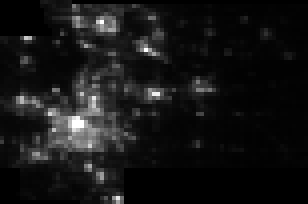
#> input picture satellite_images/akron_2017.tif, 77 x 51 px (shown 4 times larger); its folder holds only this picture in this run
$ jupyter execute --allow-errors EDA.ipynb   (shell and % lines are left out)
#> lines starting #> are read from the running program, lines starting #| are printed output that depends on the picture
### code/data_pipeline.py
import pandas as pd
import numpy as np
import glob
import cv2
import re
from scipy.ndimage.measurements import center_of_mass
from skimage import io

def read_in_and_tag_images(filepath, search_string):
    """Read in images from a directory and return a list of image arrays and their labels"""

    # Append images to list as 2d numpy arrays and image names
    path = glob.glob(filepath)
    imgs = []
    names = []
    for img in path:
        n = cv2.imread(img)
        imgs.append(n)
        names.append(img)

    # Create a list of cbsas names and zip the names and images to a list
    result = [re.search(search_string, cbsa).group(1) for cbsa in names]
    return list(zip(result, imgs))


def crop_images(list_of_images):
    """Crop each image to a 38x38 image and create a dictionary with the keys as the cropped
       pictures and their labels as the values"""

    cropped_check = []
    cropped_images = []
    names = []

    # Find the centroid of the image and crop the image to become a 38x38 image
    for idx, img in enumerate(list_of_images):
        names.append(img[0])
        centroid = [int(round(i)) for i in center_of_mass(img[1])[0:2]]
        crop = img[1][centroid[0]-19:centroid[0]+19, centroid[1]-19:centroid[1]+19]
        cropped_images.append(crop.flatten())
        cropped_check.append(crop)

    # Check all shapes of all of the images and return a dictionary with names as keys and cropped images as values
    for img in cropped_check:
        if img.shape != (38, 38, 3):
            raise Exception('One or more cropped images did not have the size (38, 38, 0)')
        else:
            return dict(list(zip(names, cropped_images)))


def create_dataframe(image_dict, y_filepath):
    """Takes the image dictionary and GDP values and merges them into one DataFrame"""

    # Create DataFrame of features
    dfX = pd.DataFrame(data=image_dict).T.reset_index()
    dfX.rename(columns={'index':'city'}, inplace=True)
    col_headers = ['p' + str(col) for col in dfX.columns]
    col_headers.insert(0, 'cbsa')
    col_headers.remove('pcity')
    dfX.columns = col_headers
    dfX = dfX.set_index("cbsa")

    # Average Pixel Intensity
    dfX['average_pixel_intensity'] = [sum(dfX.iloc[cbsa, 0:4332])/len(dfX.columns[0:4332]) for cbsa in range(len(dfX))]

    # Pixel max_pixel_intensity
    dfX['pixel_intensity'] = [sum(dfX.iloc[cbsa, 0:4332]) for cbsa in range(len(dfX))]

    # Max Pixel Intensity
    dfX['max_pixel_intensity'] = [max(dfX.iloc[cbsa, 0:4332]) for cbsa in range(len(dfX))]

    # Create Dataframe of targets
    dfy = pd.read_csv(y_filepath)

    # Creating and dummying GDP sizes
    below, above = np.percentile(dfy['gdp'], [(100/3), (200/3)])
    dfX['gdp_size'] = np.where(dfy['gdp'] < below, 'small', (np.where(dfy['gdp'] > above, 'large', 'medium')))
    dfX['small_gdp'] = np.where(dfX['gdp_size'] == 'small', 1, 0)
    dfX['medium_gdp'] = np.where(dfX['gdp_size'] == 'medium', 1, 0)
    dfX.drop('gdp_size', axis=1, inplace=True)

    # Merge feature and target DataFrame and check for nulls
    result = pd.merge(dfX, dfy, on='cbsa', how='left')
    result = result.set_index(result.columns[0])

    # Order by CBSA and GDP
    result = result.reset_index()
    cbsa = [result['cbsa'][i][:-5] for i in range(len(result))]
    result['cbsa_2'] = cbsa
    df = pd.DataFrame(result.groupby('cbsa_2').sum().sort_values(by='gdp', ascending=False).iloc[: ,-1])
    new = pd.merge(result, df, on='cbsa_2', how='left')
    new = new.sort_values(by='gdp_y', ascending=False).drop(['cbsa_2', 'gdp_y'],axis=1).rename(index=str, columns={"gdp_x": "gdp"}).set_index('cbsa')

    # Check for nulls
    nulls = new[new.isnull().any(axis=1)]
    if len(nulls) == 0:
        return(new)
    else:
        raise Exception("There are nulls in your data.")


# [32 lines left out: function test_train_split, not called in this run]


def main():
    # Define the image path and data variables
    images_filepath = '../satellite_images/*.tif'
    gdp_filepath = '../data/updated_gdp_values.csv'
    search_string = '../satellite_images/(.*).tif'

    # Crop images and create dictionary of images and their respective cbsa names
    satellite_images = read_in_and_tag_images(images_filepath, search_string)
#> in read_in_and_tag_images, n is the input picture: shape (51, 77, 3); min 0, max 255, mean 21.4
#> satellite_images = 1 item
    cropped_images = crop_images(satellite_images)
#> the loop in crop_images, `for idx, img in enumerate(list_of_images):` made 1 pass
#> centroid on pass 1: [24, 26]
#> pass 1, in crop_images, `crop = img[1][centroid[0]-19:centroid[0]+19, centroid[1]-19:centroid[1..`:
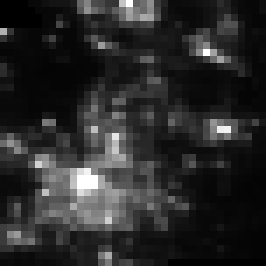
#> crop: shape (38, 38, 3) (shown 7 times larger); min 0, max 255, mean 42
#> after the loop in crop_images, `for idx, img in enumerate(list_of_images):`: names = ['akron_2017']
#> the loop in crop_images, `for img in cropped_check:` made 1 pass
#> cropped_images = 1 item

    # Return a DataFrame that has individual pixels as X columns, cities as rows, and GDP as y column
    df_images = create_dataframe(cropped_images, gdp_filepath)
#> in create_dataframe, `dfX = pd.DataFrame(data=image_dict).T.reset_index()`: dfX = table of 1 rows and 4333 columns
#> in create_dataframe, `col_headers = ['p' + str(col) for col in dfX.columns]`: col_headers = 4333 items, first 6: 'pcity', 'p0', 'p1', 'p2', 'p3', 'p4'
#> in create_dataframe, `dfX = dfX.set_index("cbsa")`: dfX = table of 1 rows and 4332 columns

    X_train, X_test, y_train, y_test = test_train_split(df_images)

    return X_train, X_test, y_train, y_test

# [2 lines that do not run on import are left out]

### code/EDA.ipynb
[cell 1]
from data_pipeline import main
import numpy as np
import pandas as pd
import seaborn as sns
import matplotlib.pyplot as plt
from sklearn.model_selection import train_test_split
from sklearn.model_selection import cross_val_score
import seaborn as sns
import numpy as np
from sklearn.preprocessing import StandardScaler
from sklearn.decomposition import PCA
import matplotlib.pyplot as plt

#> (a cell that did not finish here is left out)

#> (a cell that did not finish here is left out)

#> (a cell that did not finish here is left out)

[cell 5]
def conditions(col):
    if col['gdp'] < below:
        return 'small'
    elif col['gdp'] > below and col['gdp'] < above:
        return 'medium'
    else:
        return 'large'


#> (the rest of this cell did not finish here and is left out)

[cell 6]
sns.set_style("white")
fig, ax = plt.subplots(figsize=(10, 10))
#> (the rest of this cell did not finish here and is left out)

[cell 7]
#PCA CHARTS
scaler = StandardScaler()
#> (the rest of this cell did not finish here and is left out)

[cell 8]
fig, ax = plt.subplots(figsize=(8, 6))
#> (the rest of this cell did not finish here and is left out)

#> (a cell that did not finish here is left out)

[cell 10]
sns.set_style("white")
fig, ax = plt.subplots(figsize=(8, 8))
#> (the rest of this cell did not finish here and is left out)

[cell 11]
#Data Exploration

[cell 12]
import pandas as pd
import numpy as np
import glob
import cv2
import re
from scipy.ndimage.measurements import center_of_mass


def read_in_and_tag_images(filepath, search_string):
    """Read in images from a directory and return a list of image arrays and their labels"""

    # Append images to list as 2d numpy arrays and image names
    path = glob.glob(filepath)
    imgs = []
    names = []
    for img in path:
        n = cv2.imread(img)
        imgs.append(n)
        names.append(img)

    # Create a list of cbsas names and zip the names and images to a list
    result = [re.search(search_string, cbsa).group(1) for cbsa in names]
    return list(zip(result, imgs))


def crop_images(list_of_images):
    """Crop each image to a 38x38 image and create a dictionary with the keys as the cropped
       pictures and their labels as the values"""

    cropped_check = []
    cropped_images = []
    names = []

    # Find the centroid of the image and crop the image to become a 38x38 image
    for idx, img in enumerate(list_of_images):
        names.append(img[0])
        centroid = [int(round(i)) for i in center_of_mass(img[1])[0:2]]
        crop = img[1][centroid[0]-19:centroid[0]+19, centroid[1]-19:centroid[1]+19]
        cropped_images.append(crop.flatten())
        cropped_check.append(crop)

    # Check all shapes of all of the images and return a dictionary with names as keys and cropped images as values
    for img in cropped_check:
        if img.shape != (38, 38, 3):
            raise Exception('One or more cropped images did not have the size (38, 38, 0)')
        else:
            return dict(list(zip(names, cropped_images)))


def create_dataframe(image_dict, y_filepath):
    """Takes the image dictionary and GDP values and merges them into one DataFrame"""

    # Create DataFrame of |features
    dfX = pd.DataFrame(data=image_dict).T.reset_index()
    dfX.rename(columns={'index':'city'}, inplace=True)
    col_headers = ['p' + str(col) for col in dfX.columns]
    col_headers.insert(0, 'cbsa')
    col_headers.remove('pcity')
    dfX.columns = col_headers

    # Create Dataframe of targets
    dfy = pd.read_csv(y_filepath)

    # Merge feature and target DataFrame and check for nulls
    result = pd.merge(dfX, dfy, on='cbsa', how='left')
    result = result.set_index(result.columns[0])
    nulls = result[result.isnull().any(axis=1)]
    if len(nulls) == 0:
        return(result)
    else:
        raise Exception("There are nulls in your data.")

def test_train_split(df, test_split):

    df_sorted = df.sort_index()
    X = df_sorted.iloc[:, 0:-1]
    y = df_sorted.iloc[:, -1]

    X_train = X.iloc[0:round(len(X)*test_split) + 1, :]
    X_test = X.iloc[(round(len(X)*test_split) + 1):, :]
    y_train = y[0:round(len(X)*test_split) + 1]
    y_test = y[round(len(X)*test_split) + 1:]

    return X_train, X_test, y_train, y_test


def main():
    # Define the image path and data variables
    images_filepath = '../satellite_images/*.tif'
    gdp_filepath = '../data/updated_gdp_values.csv'
    search_string = '../satellite_images/(.*).tif'

    # Crop images and create dictionary of images and their respective cbsa names
    satellite_images = read_in_and_tag_images(images_filepath, search_string)
#> satellite_images = 1 item
    cropped_images = crop_images(satellite_images)
#> after the loop in crop_images, `for idx, img in enumerate(list_of_images):`: names = ['akron_2017']
#> cropped_images = 1 item

    # Return a DataFrame that has individual pixels as X columns, cities as rows, and GDP as y column
    df_images = create_dataframe(cropped_images, gdp_filepath)
#> in create_dataframe, `dfX = pd.DataFrame(data=image_dict).T.reset_index()`: dfX = table of 1 rows and 4333 columns

    X_train, X_test, y_train, y_test = test_train_split(df_images, 0.75)

    return X_train, X_test, y_train, y_test

#> (the rest of this cell did not finish here and is left out)

[cell 13]
images_filepath = '../satellite_images/*.tif'
gdp_filepath = '../data/updated_gdp_values.csv'
search_string = '../satellite_images/(.*).tif'

    # Crop images and create dictionary of images and their respective cbsa names
satellite_images = read_in_and_tag_images(images_filepath, search_string)
#> satellite_images = 1 item
cropped_images = crop_images(satellite_images)
#> the loop in crop_images (call 2), `for idx, img in enumerate(list_of_images):` made 1 pass
#> cropped_images = 1 item

    # Return a DataFrame that has individual pixels as X columns, cities as rows, and GDP as y column
#> (the rest of this cell did not finish here and is left out)

df_images = df_images.sort_values('gdp', ascending=False)


$ run again, on satellite_images/allentown_2017.tif
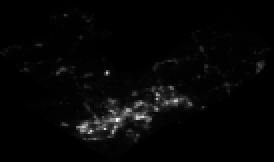
#> input picture satellite_images/allentown_2017.tif, 137 x 81 px (shown 2 times larger)
#> in read_in_and_tag_images, n is the input picture: shape (81, 137, 3); min 0, max 255, mean 5.7
#> in main, `satellite_images = read_in_and_tag_images(images_filepath, search_stri..`: satellite_images = 1 item
#> the loop in crop_images, `for idx, img in enumerate(list_of_images):` made 1 pass
#> centroid on pass 1: [51, 65]
#> pass 1, in crop_images, `crop = img[1][centroid[0]-19:centroid[0]+19, centroid[1]-19:centroid[1..`:
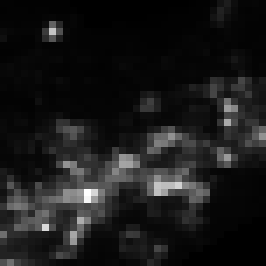
#> crop: shape (38, 38, 3) (shown 7 times larger); min 0, max 255, mean 25.6
#> after the loop in crop_images, `for idx, img in enumerate(list_of_images):`: names = ['allentown_2017']
#> the loop in crop_images, `for img in cropped_check:` made 1 pass
#> in main, `cropped_images = crop_images(satellite_images)`: cropped_images = 1 item
#> in create_dataframe, `dfX = pd.DataFrame(data=image_dict).T.reset_index()`: dfX = table of 1 rows and 4333 columns
#> in create_dataframe, `col_headers = ['p' + str(col) for col in dfX.columns]`: col_headers = 4333 items, first 6: 'pcity', 'p0', 'p1', 'p2', 'p3', 'p4'
#> in create_dataframe, `dfX = dfX.set_index("cbsa")`: dfX = table of 1 rows and 4332 columns
#> in main, `satellite_images = read_in_and_tag_images(images_filepath, search_stri..`: satellite_images = 1 item
#> after the loop in crop_images, `for idx, img in enumerate(list_of_images):`: names = ['allentown_2017']
#> in main, `cropped_images = crop_images(satellite_images)`: cropped_images = 1 item
#> in create_dataframe, `dfX = pd.DataFrame(data=image_dict).T.reset_index()`: dfX = table of 1 rows and 4333 columns
#> `satellite_images = read_in_and_tag_images(images_filepath, search_stri..`: satellite_images = 1 item
#> the loop in crop_images (call 2), `for idx, img in enumerate(list_of_images):` made 1 pass

$ run again, on satellite_images/anchorage_2015.tif
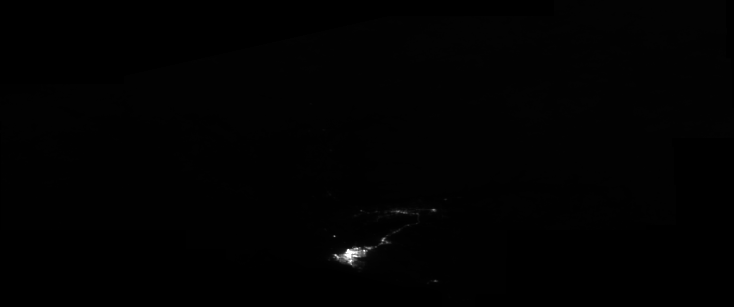
#> input picture satellite_images/anchorage_2015.tif, 734 x 307 px
#> in read_in_and_tag_images, n is the input picture: shape (307, 734, 3); min 0, max 255, mean 1.5
#> in main, `satellite_images = read_in_and_tag_images(images_filepath, search_stri..`: satellite_images = 1 item
#> the loop in crop_images, `for idx, img in enumerate(list_of_images):` made 1 pass
#> centroid on pass 1: [150, 406]
#> pass 1, in crop_images, `crop = img[1][centroid[0]-19:centroid[0]+19, centroid[1]-19:centroid[1..`:
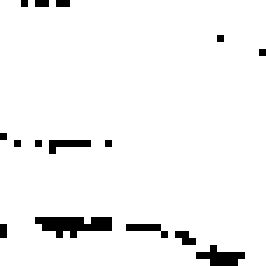
#> crop: shape (38, 38, 3) (shown 7 times larger); values 1 (black) and 2 (white), 95.6% white; black in thin lines or dots
#> after the loop in crop_images, `for idx, img in enumerate(list_of_images):`: names = ['anchorage_2015']
#> the loop in crop_images, `for img in cropped_check:` made 1 pass
#> in main, `cropped_images = crop_images(satellite_images)`: cropped_images = 1 item
#> in create_dataframe, `dfX = pd.DataFrame(data=image_dict).T.reset_index()`: dfX = table of 1 rows and 4333 columns
#> in create_dataframe, `col_headers = ['p' + str(col) for col in dfX.columns]`: col_headers = 4333 items, first 6: 'pcity', 'p0', 'p1', 'p2', 'p3', 'p4'
#> in create_dataframe, `dfX = dfX.set_index("cbsa")`: dfX = table of 1 rows and 4332 columns
#> in main, `satellite_images = read_in_and_tag_images(images_filepath, search_stri..`: satellite_images = 1 item
#> after the loop in crop_images, `for idx, img in enumerate(list_of_images):`: names = ['anchorage_2015']
#> in main, `cropped_images = crop_images(satellite_images)`: cropped_images = 1 item
#> in create_dataframe, `dfX = pd.DataFrame(data=image_dict).T.reset_index()`: dfX = table of 1 rows and 4333 columns
#> `satellite_images = read_in_and_tag_images(images_filepath, search_stri..`: satellite_images = 1 item
#> the loop in crop_images (call 2), `for idx, img in enumerate(list_of_images):` made 1 pass

$ run again, on satellite_images/asheville_2016.tif
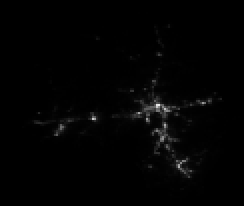
#> input picture satellite_images/asheville_2016.tif, 122 x 103 px (shown 2 times larger)
#> in read_in_and_tag_images, n is the input picture: shape (103, 122, 3); min 0, max 237, mean 2.7
#> in main, `satellite_images = read_in_and_tag_images(images_filepath, search_stri..`: satellite_images = 1 item
#> the loop in crop_images, `for idx, img in enumerate(list_of_images):` made 1 pass
#> centroid on pass 1: [61, 75]
#> pass 1, in crop_images, `crop = img[1][centroid[0]-19:centroid[0]+19, centroid[1]-19:centroid[1..`:
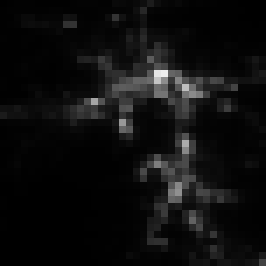
#> crop: shape (38, 38, 3) (shown 7 times larger); min 0, max 237, mean 14.1
#> after the loop in crop_images, `for idx, img in enumerate(list_of_images):`: names = ['asheville_2016']
#> the loop in crop_images, `for img in cropped_check:` made 1 pass
#> in main, `cropped_images = crop_images(satellite_images)`: cropped_images = 1 item
#> in create_dataframe, `dfX = pd.DataFrame(data=image_dict).T.reset_index()`: dfX = table of 1 rows and 4333 columns
#> in create_dataframe, `col_headers = ['p' + str(col) for col in dfX.columns]`: col_headers = 4333 items, first 6: 'pcity', 'p0', 'p1', 'p2', 'p3', 'p4'
#> in create_dataframe, `dfX = dfX.set_index("cbsa")`: dfX = table of 1 rows and 4332 columns
#> in main, `satellite_images = read_in_and_tag_images(images_filepath, search_stri..`: satellite_images = 1 item
#> after the loop in crop_images, `for idx, img in enumerate(list_of_images):`: names = ['asheville_2016']
#> in main, `cropped_images = crop_images(satellite_images)`: cropped_images = 1 item
#> in create_dataframe, `dfX = pd.DataFrame(data=image_dict).T.reset_index()`: dfX = table of 1 rows and 4333 columns
#> `satellite_images = read_in_and_tag_images(images_filepath, search_stri..`: satellite_images = 1 item
#> the loop in crop_images (call 2), `for idx, img in enumerate(list_of_images):` made 1 pass

$ run again, on satellite_images/albany_2016.tif
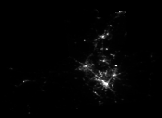
#> input picture satellite_images/albany_2016.tif, 162 x 118 px
#> in read_in_and_tag_images, n is the input picture: shape (118, 162, 3); min 0, max 255, mean 3.5
#> in main, `satellite_images = read_in_and_tag_images(images_filepath, search_stri..`: satellite_images = 1 item
#> the loop in crop_images, `for idx, img in enumerate(list_of_images):` made 1 pass
#> centroid on pass 1: [68, 100]
#> pass 1, in crop_images, `crop = img[1][centroid[0]-19:centroid[0]+19, centroid[1]-19:centroid[1..`:
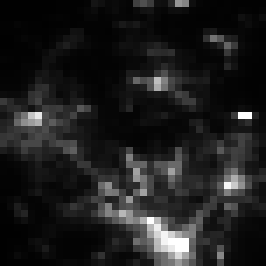
#> crop: shape (38, 38, 3) (shown 7 times larger); min 1, max 255, mean 29.8
#> after the loop in crop_images, `for idx, img in enumerate(list_of_images):`: names = ['albany_2016']
#> the loop in crop_images, `for img in cropped_check:` made 1 pass
#> in main, `cropped_images = crop_images(satellite_images)`: cropped_images = 1 item
#> in create_dataframe, `dfX = pd.DataFrame(data=image_dict).T.reset_index()`: dfX = table of 1 rows and 4333 columns
#> in create_dataframe, `col_headers = ['p' + str(col) for col in dfX.columns]`: col_headers = 4333 items, first 6: 'pcity', 'p0', 'p1', 'p2', 'p3', 'p4'
#> in create_dataframe, `dfX = dfX.set_index("cbsa")`: dfX = table of 1 rows and 4332 columns
#> in main, `satellite_images = read_in_and_tag_images(images_filepath, search_stri..`: satellite_images = 1 item
#> after the loop in crop_images, `for idx, img in enumerate(list_of_images):`: names = ['albany_2016']
#> in main, `cropped_images = crop_images(satellite_images)`: cropped_images = 1 item
#> in create_dataframe, `dfX = pd.DataFrame(data=image_dict).T.reset_index()`: dfX = table of 1 rows and 4333 columns
#> `satellite_images = read_in_and_tag_images(images_filepath, search_stri..`: satellite_images = 1 item
#> the loop in crop_images (call 2), `for idx, img in enumerate(list_of_images):` made 1 pass
